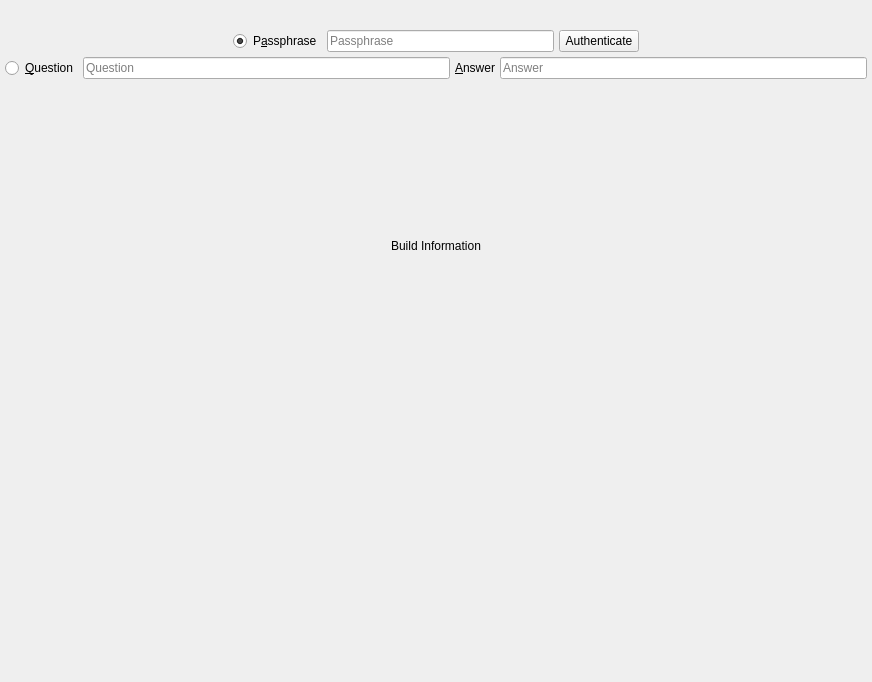
          <widget class="QWidget" name="scrollAreaWidgetContents_11">
           <property name="geometry">
            <rect>
             <x>0</x>
             <y>0</y>
             <width>872</width>
             <height>682</height>
            </rect>
           </property>
           <layout class="QVBoxLayout" name="verticalLayout_59">
            <property name="spacing">
             <number>5</number>
            </property>
            <property name="leftMargin">
             <number>5</number>
            </property>
            <property name="topMargin">
             <number>5</number>
            </property>
            <property name="rightMargin">
             <number>5</number>
            </property>
            <property name="bottomMargin">
             <number>5</number>
            </property>
            <item>
             <layout class="QVBoxLayout" name="verticalLayout_5">
              <property name="spacing">
               <number>5</number>
              </property>
              <item>
               <layout class="QHBoxLayout" name="horizontalLayout_32">
                <property name="spacing">
                 <number>5</number>
                </property>
                <item>
                 <spacer name="horizontalSpacer_35">
                  <property name="orientation">
                   <enum>Qt::Horizontal</enum>
                  </property>
                  <property name="sizeHint" stdset="0">
                   <size>
                    <width>40</width>
                    <height>20</height>
                   </size>
                  </property>
                 </spacer>
                </item>
                <item>
                 <widget class="QLabel" name="logo">
                  <property name="maximumSize">
                   <size>
                    <width>256</width>
                    <height>256</height>
                   </size>
                  </property>
                  <property name="text">
                   <string/>
                  </property>
                  <property name="pixmap">
                   <pixmap resource="../Icons/icons.qrc">:/Logo/spot-on-logo.png</pixmap>
                  </property>
                  <property name="scaledContents">
                   <bool>true</bool>
                  </property>
                  <property name="alignment">
                   <set>Qt::AlignCenter</set>
                  </property>
                 </widget>
                </item>
                <item>
                 <spacer name="horizontalSpacer_34">
                  <property name="orientation">
                   <enum>Qt::Horizontal</enum>
                  </property>
                  <property name="sizeHint" stdset="0">
                   <size>
                    <width>40</width>
                    <height>20</height>
                   </size>
                  </property>
                 </spacer>
                </item>
               </layout>
              </item>
              <item>
               <layout class="QHBoxLayout" name="horizontalLayout_13">
                <property name="spacing">
                 <number>5</number>
                </property>
                <item>
                 <spacer name="horizontalSpacer_6">
                  <property name="orientation">
                   <enum>Qt::Horizontal</enum>
                  </property>
                  <property name="sizeHint" stdset="0">
                   <size>
                    <width>40</width>
                    <height>20</height>
                   </size>
                  </property>
                 </spacer>
                </item>
                <item>
                 <widget class="QRadioButton" name="passphrase_rb_authenticate">
                  <property name="sizePolicy">
                   <sizepolicy hsizetype="Minimum" vsizetype="Preferred">
                    <horstretch>0</horstretch>
                    <verstretch>0</verstretch>
                   </sizepolicy>
                  </property>
                  <property name="text">
                   <string>P&amp;assphrase</string>
                  </property>
                  <property name="checked">
                   <bool>true</bool>
                  </property>
                 </widget>
                </item>
                <item>
                 <widget class="spoton_lineedit" name="passphrase">
                  <property name="echoMode">
                   <enum>QLineEdit::Password</enum>
                  </property>
                  <property name="placeholderText">
                   <string>Passphrase</string>
                  </property>
                  <property name="clearButtonEnabled">
                   <bool>true</bool>
                  </property>
                 </widget>
                </item>
                <item>
                 <widget class="QPushButton" name="passphraseButton">
                  <property name="text">
                   <string>Authenticate</string>
                  </property>
                 </widget>
                </item>
                <item>
                 <spacer name="horizontalSpacer_9">
                  <property name="orientation">
                   <enum>Qt::Horizontal</enum>
                  </property>
                  <property name="sizeHint" stdset="0">
                   <size>
                    <width>40</width>
                    <height>20</height>
                   </size>
                  </property>
                 </spacer>
                </item>
               </layout>
              </item>
              <item>
               <layout class="QHBoxLayout" name="horizontalLayout_84">
                <property name="spacing">
                 <number>5</number>
                </property>
                <item>
                 <widget class="QRadioButton" name="question_rb_authenticate">
                  <property name="sizePolicy">
                   <sizepolicy hsizetype="Minimum" vsizetype="Preferred">
                    <horstretch>0</horstretch>
                    <verstretch>0</verstretch>
                   </sizepolicy>
                  </property>
                  <property name="text">
                   <string>&amp;Question</string>
                  </property>
                 </widget>
                </item>
                <item>
                 <widget class="spoton_lineedit" name="question_authenticate">
                  <property name="placeholderText">
                   <string>Question</string>
                  </property>
                  <property name="clearButtonEnabled">
                   <bool>true</bool>
                  </property>
                 </widget>
                </item>
                <item>
                 <widget class="QLabel" name="label_100">
                  <property name="text">
                   <string>&amp;Answer</string>
                  </property>
                  <property name="buddy">
                   <cstring>answer_authenticate</cstring>
                  </property>
                 </widget>
                </item>
                <item>
                 <widget class="spoton_lineedit" name="answer_authenticate">
                  <property name="placeholderText">
                   <string>Answer</string>
                  </property>
                  <property name="clearButtonEnabled">
                   <bool>true</bool>
                  </property>
                 </widget>
                </item>
               </layout>
              </item>
              <item>
               <widget class="QLabel" name="version">
                <property name="textFormat">
                 <enum>Qt::AutoText</enum>
                </property>
                <property name="alignment">
                 <set>Qt::AlignCenter</set>
                </property>
                <property name="openExternalLinks">
                 <bool>true</bool>
                </property>
               </widget>
              </item>
              <item>
               <widget class="QLabel" name="buildInformation">
                <property name="sizePolicy">
                 <sizepolicy hsizetype="Preferred" vsizetype="Expanding">
                  <horstretch>0</horstretch>
                  <verstretch>0</verstretch>
                 </sizepolicy>
                </property>
                <property name="text">
                 <string>Build Information</string>
                </property>
                <property name="alignment">
                 <set>Qt::AlignCenter</set>
                </property>
                <property name="textInteractionFlags">
                 <set>Qt::LinksAccessibleByMouse|Qt::TextSelectableByKeyboard|Qt::TextSelectableByMouse</set>
                </property>
               </widget>
              </item>
              <item>
               <spacer name="verticalSpacer_2">
                <property name="orientation">
                 <enum>Qt::Vertical</enum>
                </property>
                <property name="sizeHint" stdset="0">
                 <size>
                  <width>20</width>
                  <height>40</height>
                 </size>
                </property>
               </spacer>
              </item>
             </layout>
            </item>
           </layout>
          </widget>
